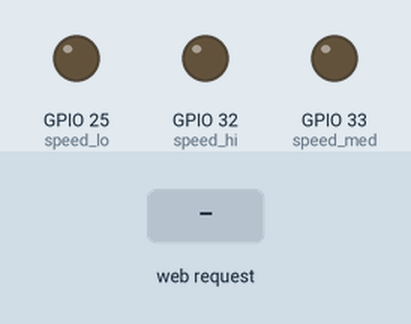
A sketch run on a simulated ESP32. On the bench: output pins drawn as LEDs (lit = HIGH). The test bench sets the inputs (shaded band). What the sketch prints to the serial monitor is not drawn.

Above: at 1.2 s.
1.3 s: HTTP request GET /26/on received
At 2.5 s:
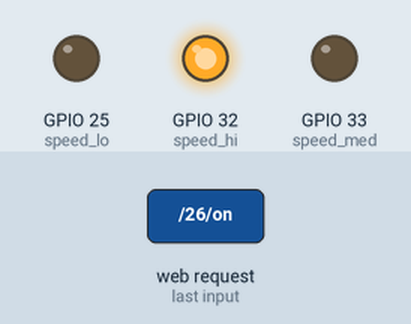
2.8 s: HTTP request GET /27/on received
At 3.7 s:
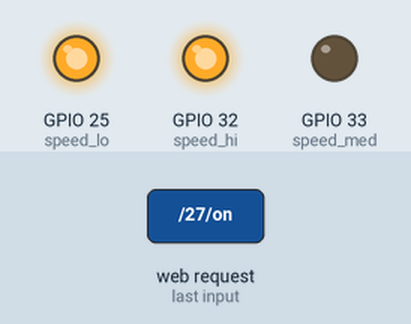
4.3 s: HTTP request GET /26/off received
At 4.8 s:
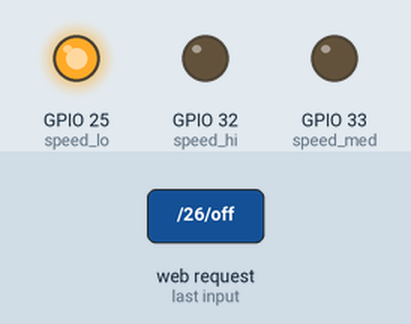
Timing chart, 0 to 7.3 s (numbered marks = the images above; inputs shaded):
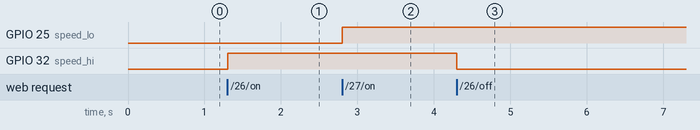

Measured:
- after the input at 1.3 s, GPIO 32 (speed_hi): LOW → HIGH at once
- after the input at 2.8 s, GPIO 25 (speed_lo): LOW → HIGH at once
- after the input at 4.3 s, GPIO 32 (speed_hi): HIGH → LOW at once

The sketch:

FanProject_wifi.ino
```cpp
/*********
  Rui Santos
  Complete project details at https://randomnerdtutorials.com
*********/

// Load Wi-Fi library
#include <WiFi.h>

// Replace with your network credentials
const char* ssid     = "Glenn_Smells...Good";
const char* password = "123456789";

// Set web server port number to 80
WiFiServer server(80);

// Variable to store the HTTP request
String header;

// Auxiliar variables to store the current output state
String speed_hi_state = "off";
String speed_lo_state = "off";

// Assign output variables to GPIO pins
const int speed_hi = 32;
const int speed_med = 33;
const int speed_lo = 25;

void setup() {
  Serial.begin(115200);
  pinMode(speed_hi, OUTPUT);
  digitalWrite(speed_hi, LOW);
  pinMode(speed_med, OUTPUT);
  digitalWrite(speed_med, LOW);
  pinMode(speed_lo, OUTPUT);
  digitalWrite(speed_lo, LOW);

  // Connect to Wi-Fi network with SSID and password
  Serial.print("Setting AP (Access Point)…");
  // Remove the password parameter, if you want the AP (Access Point) to be open
  WiFi.softAP(ssid, password);

  IPAddress IP = WiFi.softAPIP();
  Serial.print("AP IP address: ");
  Serial.println(IP);

  server.begin();
}

void loop(){
  WiFiClient client = server.available();   // Listen for incoming clients

  if (client) {                             // If a new client connects,
    Serial.println("New Client.");          // print a message out in the serial port
    String currentLine = "";                // make a String to hold incoming data from the client
    while (client.connected()) {            // loop while the client's connected
      if (client.available()) {             // if there's bytes to read from the client,
        char c = client.read();             // read a byte, then
        Serial.write(c);                    // print it out the serial monitor
        header += c;
        if (c == '\n') {                    // if the byte is a newline character
          // if the current line is blank, you got two newline characters in a row.
          // that's the end of the client HTTP request, so send a response:
          if (currentLine.length() == 0) {
            // HTTP headers always start with a response code (e.g. HTTP/1.1 200 OK)
            // and a content-type so the client knows what's coming, then a blank line:
            client.println("HTTP/1.1 200 OK");
            client.println("Content-type:text/html");
            client.println("Connection: close");
            client.println();

            // turns the GPIOs on and off
            if (header.indexOf("GET /26/on") >= 0) {
              Serial.println("speed_hi on");
              speed_hi_state = "on";
              digitalWrite(speed_hi, HIGH);
            } else if (header.indexOf("GET /26/off") >= 0) {
              Serial.println("speed_hi off");
              speed_hi_state = "off";
              digitalWrite(speed_hi, LOW);
            } else if (header.indexOf("GET /27/on") >= 0) {
              Serial.println("speed_lo on");
              speed_lo_state = "on";
              digitalWrite(speed_lo, HIGH);
            } else if (header.indexOf("GET /27/off") >= 0) {
              Serial.println("speed_lo off");
              speed_lo_state = "off";
              digitalWrite(speed_lo, LOW);
            }

            // Display the HTML web page
            client.println("<!DOCTYPE html><html>");
            client.println("<head><meta name=\"viewport\" content=\"width=device-width, initial-scale=1\">");
            client.println("<link rel=\"icon\" href=\"data:,\">");
            // CSS to style the on/off buttons
            // Feel free to change the background-color and font-size attributes to fit your preferences
            client.println("<style>html { font-family: Helvetica; display: inline-block; margin: 0px auto; text-align: center;}");
            client.println(".button { background-color: #4CAF50; border: none; color: white; padding: 16px 40px;");
            client.println("text-decoration: none; font-size: 30px; margin: 2px; cursor: pointer;}");
            client.println(".button2 {background-color: #555555;}</style></head>");

            // Web Page Heading
            client.println("<body><h1>ESP32 Web Server</h1>");

            // Display current state, and ON/OFF buttons for GPIO 26
            client.println("<p>speed_hi - State " + speed_hi_state + "</p>");
            // If the speed_hi_state is off, it displays the ON button
            if (speed_hi_state=="off") {
              client.println("<p><a href=\"/26/on\"><button class=\"button\">ON</button></a></p>");
            } else {
              client.println("<p><a href=\"/26/off\"><button class=\"button button2\">OFF</button></a></p>");
            }

            // Display current state, and ON/OFF buttons for GPIO 27
            client.println("<p>speed_lo - State " + speed_lo_state + "</p>");
            // If the speed_lo_state is off, it displays the ON button
            if (speed_lo_state=="off") {
              client.println("<p><a href=\"/27/on\"><button class=\"button\">ON</button></a></p>");
            } else {
              client.println("<p><a href=\"/27/off\"><button class=\"button button2\">OFF</button></a></p>");
            }
            client.println("</body></html>");

            // The HTTP response ends with another blank line
            client.println();
            // Break out of the while loop
            break;
          } else { // if you got a newline, then clear currentLine
            currentLine = "";
          }
        } else if (c != '\r') {  // if you got anything else but a carriage return character,
          currentLine += c;      // add it to the end of the currentLine
        }
      }
    }
    // Clear the header variable
    header = "";
    // Close the connection
    client.stop();
    Serial.println("Client disconnected.");
    Serial.println("");
  }
}
```
